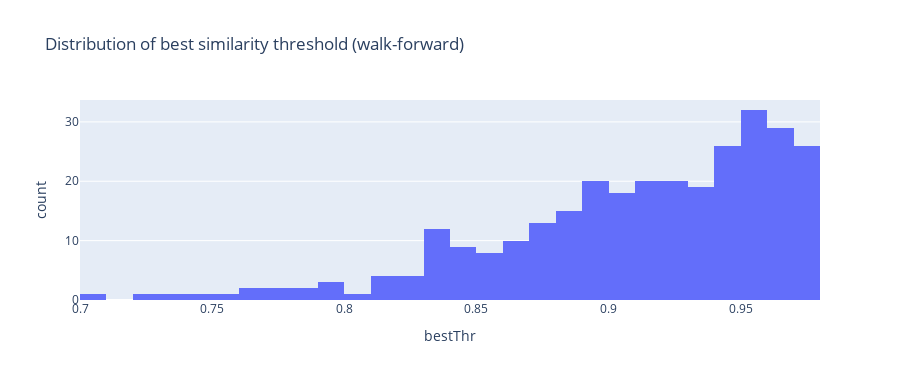

The notebook cell this image was saved under:
### Code cell
fig = px.histogram(sweep_clean, x='bestThr', nbins=30, title='Distribution of best similarity threshold (walk-forward)')
fig.update_layout(height=380)
fig

### Figure 1 — Plotly figure (JSON) as saved in the notebook; plotly's stock layout.template omitted (floating-point values rounded to 4 significant figures; data arrays with more than 128 entries replaced by an {"elided": "..."} marker saying what was removed)
{"data": [{"bingroup": "x", "hovertemplate": "bestThr=%{x}<br>count=%{y}<extra></extra>", "legendgroup": "", "marker": {"color": "#636efa", "pattern": {"shape": ""}}, "name": "", "nbinsx": 30, "orientation": "v", "showlegend": false, "type": "histogram", "x": {"elided": "300 float values"}, "xaxis": "x", "yaxis": "y"}], "layout": {"barmode": "relative", "height": 380, "legend": {"tracegroupgap": 0}, "title": {"text": "Distribution of best similarity threshold (walk-forward)"}, "xaxis": {"anchor": "y", "domain": [0, 1], "title": {"text": "bestThr"}}, "yaxis": {"anchor": "x", "domain": [0, 1], "title": {"text": "count"}}}}
